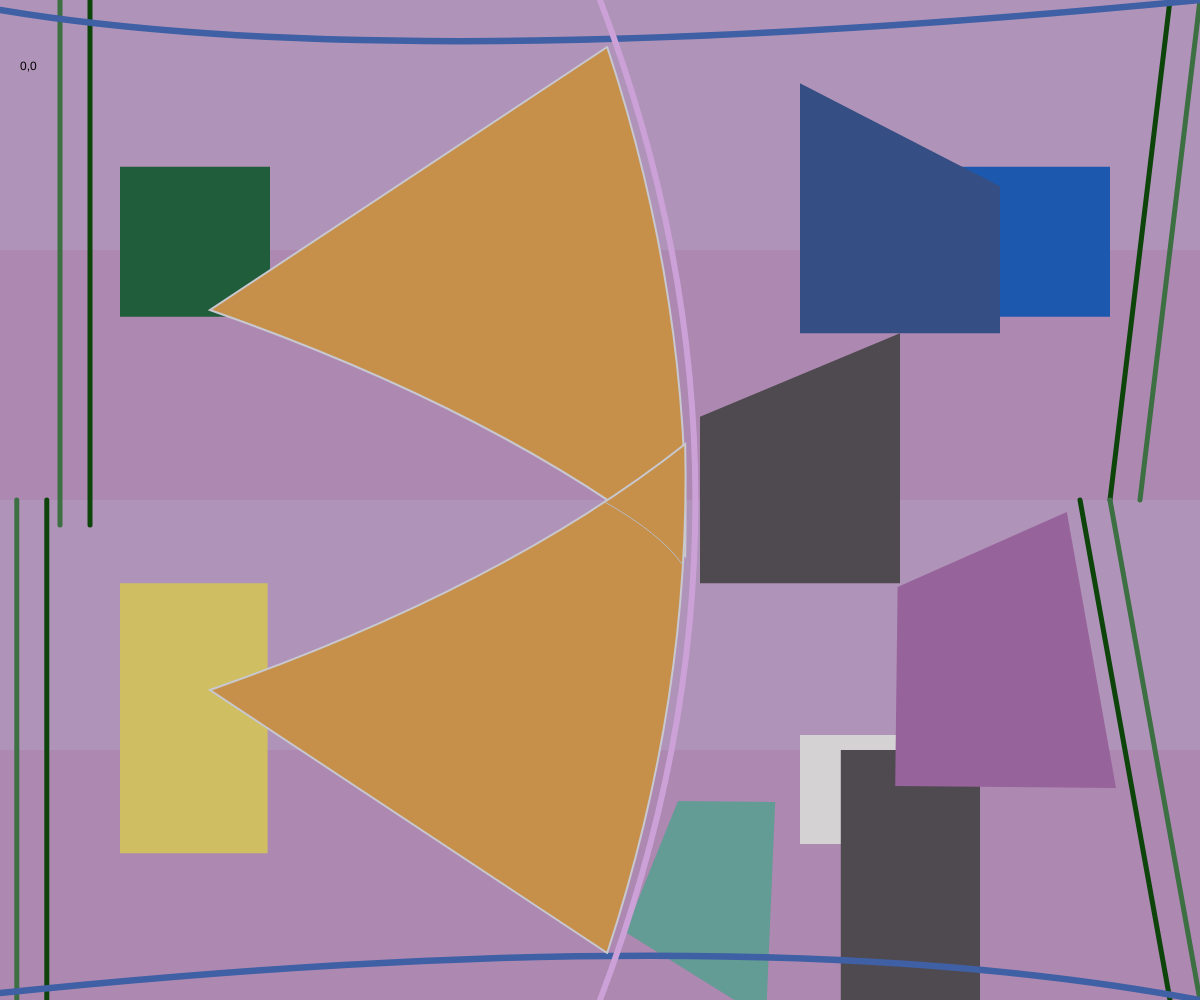
Frame 1 (no input)
Frame 60 (no input): identical to frame 1, image omitted
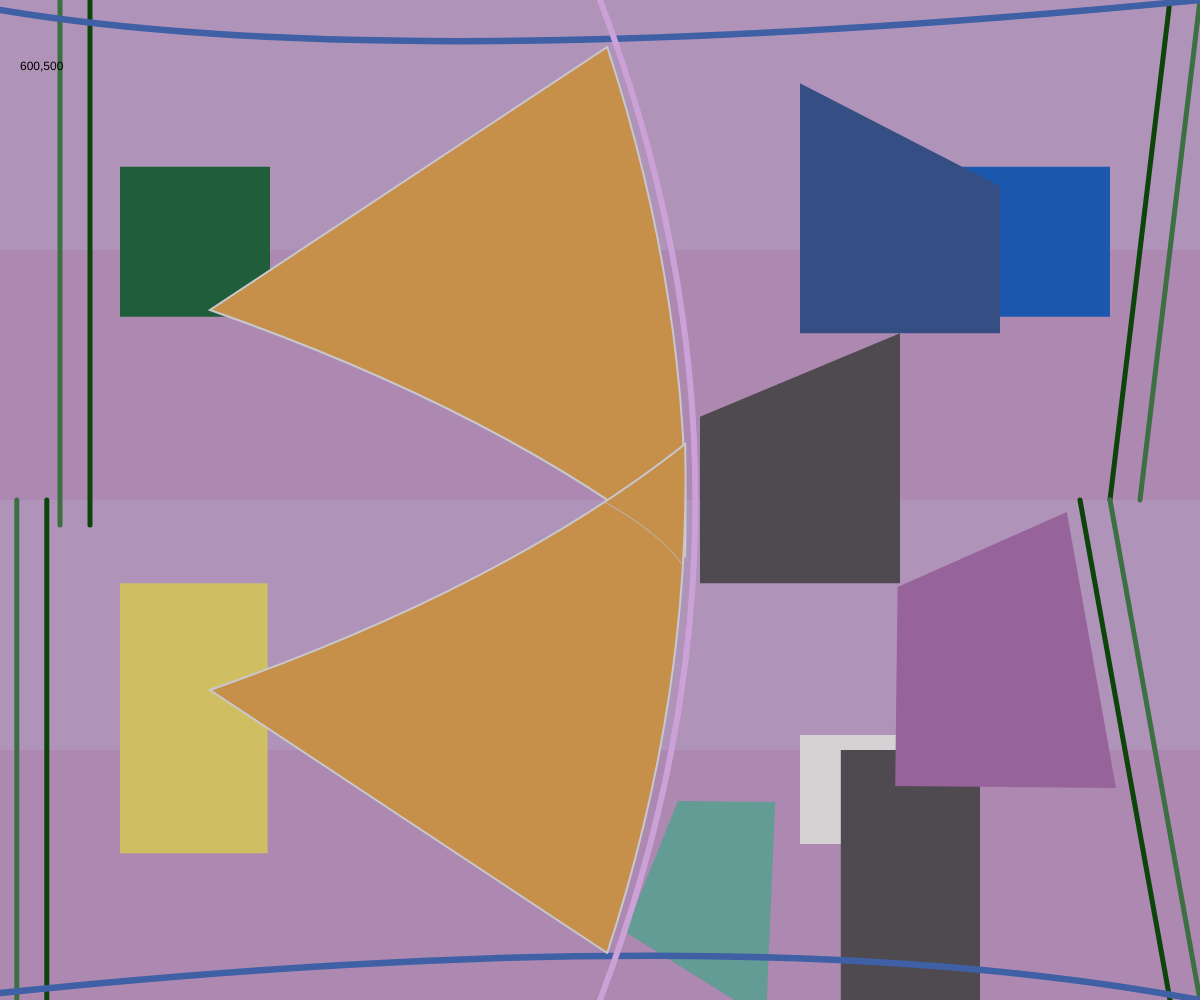
Frame 120 (the mouse pressed at the canvas centre since frame 60)

The p5.js sketch that drew these frames (run headless with seeded random() and noise() and a simulated clock; from frame 60 on, the mouse is pressed at the canvas centre):

// p5.js sketch
// ── sketch.js
function setup() {
  createCanvas(windowWidth, windowHeight);
  
}
function windowResized(){
  resizeCanvas(windowWidth, windowHeight);//Let the canvas change size with the window.

}//I made the shapes layer by layer, starting with the background.
function draw() {
  
  //background 4 rect
  background("rgba(173, 136, 177, 1)");
  
  fill("rgba(176, 147, 184, 1)");
  noStroke();
  rect(0,0,width,height*1/4);

  fill("rgba(176, 147, 184, 1)");
  noStroke();
  rect(0,height*2/4,width,height*3/4);

  fill("rgba(173, 136, 177, 1)");
  noStroke();
  rect(0,height*3/4,width);

  //3 square
  fill("rgba(32, 93, 58, 1)");
  noStroke();
  rect(width*1/10,height*2/12,width*1/8);

  fill("rgba(28, 88, 173, 1)");
  noStroke();
  rect(width*8/10,height*2/12,width*1/8);

  fill("rgba(212, 210, 210, 1)");
  noStroke();
  rect(width*8/12, height*3/4 - height*0.015, width*1/11, width*1/11);
  
  //2 rect
  fill("rgba(207, 191, 98, 1)");
  noStroke();
  rect(width*1/10,height*7/12,width*1/10 + width*0.023, height*3/10 - height*0.030);
  fill("rgba(79, 73, 80, 1)");
  noStroke();
  rect(width*8/12 + width*0.034, height*3/4, width*1/10 + width*0.016, height*3/10);
  
  //two straight parallel lines 
  stroke("rgba(60, 111, 65, 1)");
  strokeWeight(5);
  line(width*1/20,0,width*1/20,height*1/2+height*1/40);
  stroke("rgba(12, 68, 10, 1)");
  strokeWeight(5);
  line(width*1/20+width*1/40,0,width*1/20+width*1/40,height*1/2+height*1/40);
  
  let linex1=width*1/20;
  
  stroke("rgba(12, 68, 10, 1)");
  strokeWeight(5);
  line(linex1 - width*0.011, height, linex1 - width*0.011, height*1/2);  
  stroke("rgba(60, 111, 65, 1)");
  strokeWeight(5);
  
  // two slanted parallel lines
  stroke("rgba(60, 111, 65, 1)");
  strokeWeight(5);
  line(width,0,width*19/20,height*1/2);
  line(linex1 - width*0.011 - width*1/40, height, linex1 - width*0.011 - width*1/40, height*1/2);


  stroke("rgba(12, 68, 10, 1)");
  strokeWeight(5);
  line(width-width*1/40,0,width*19/20-width*1/40,height*1/2);

  stroke("rgba(60, 111, 65, 1)");
  strokeWeight(5);
  line(width,height,width*19/20-width*1/40,height*1/2);
 
  stroke("rgba(12, 68, 10, 1)");
  strokeWeight(5);
  line(width- width*1/40,height,width*19/20-width*2/40,height*1/2);
 
  //4 cut-corner rect
  fill("rgba(53, 78, 131, 1)");
  noStroke();
  beginShape();
  vertex(width*4/6,height*1/12);
  vertex(width*4/6,height*4/12);
  vertex(width*5/6,height*4/12);
  vertex(width*5/6,height*1/12+ height*0.103);
  endShape();

  fill("rgba(78, 74, 80, 1)");
  noStroke();
  beginShape();
  vertex(width*9/12,height*4/12);
  vertex(width*7/12,height*5/12);
  vertex(width*7/12,height*7/12);
  vertex(width*9/12,height*7/12);
  endShape();
  //calculated the position based on the relationship between the shapes
  
  // When I had more shapes, figuring out the positions got harder, so I searched for how to show the mouse coordinates.https://editor.p5js.org/prewiredonline/sketches/mA6XRFf-G
  fill(0)  ;
  text(mouseX + "," + mouseY, 20, 70);
  //Then I converted the values according to the size of the preview canvas. 441×678
  //Then I can make sure their size changes with the canvas, but their relative positions stay the same.

  fill("rgba(151, 99, 155, 1)");
  noStroke()
  beginShape()
  vertex(width*0.889, height*0.512);  // 392,347
  vertex(width*0.748, height*0.587);  // 330,398
  vertex(width*0.746, height*0.786);  // 329,533
  vertex(width*0.930, height*0.788);  
  endShape()

  fill("rgba(99, 155, 149, 1)")
  noStroke()
  beginShape()
  vertex(width*0.646, height*0.802);  // 285,544
  vertex(width*0.565, height*0.801);  // 249,543
  vertex(width*0.521, height*0.932);  // 230,632
  vertex(width*0.612, height*1.0);    // 270,height
  vertex(width*0.639, height*1.0);    // 282,height
  endShape()

  //the upper and lower curves
  stroke("rgba(63, 96, 165, 1)");
  strokeWeight(6.5);
  noFill()
  beginShape();
  vertex(0, height*0.010);                       
  quadraticVertex(width*1/3, height*1/13,width,0);
  endShape();

  stroke("rgba(64, 96, 165, 1)");
  strokeWeight(6.5);
  noFill()
  beginShape();
  vertex(0, height - height*0.007);
  quadraticVertex(width*0.626, height*0.915, width, height);
  endShape();

  // the middle curves
  stroke("rgba(203, 161, 216, 1)");
  strokeWeight(6);
  noFill()
  beginShape();
  vertex(width/2,0);
  quadraticVertex(width/2 + width*0.159,height*1/2,width*1/2,height);
  endShape();

  // two triangle with curves
  stroke("rgba(200, 200, 208, 1)");
  strokeWeight(2);
  fill("rgba(198, 144, 75, 1)")
  beginShape();
  vertex(width*0.506, height*0.047);
  vertex(width*0.175, height*0.310);
  quadraticVertex(width*0.420, height*0.413, width*0.571, height*0.556);
  quadraticVertex(width*0.576, height*0.302, width*0.506, height*0.047);
  endShape();
  
  stroke("rgba(200, 200, 208, 1)");
  strokeWeight(2);
  fill("rgba(198, 144, 75, 1)");
  beginShape();
  vertex(width*0.506, height*0.953);
  vertex(width*0.175, height*0.690);
  quadraticVertex(width*0.420, height*0.587, width*0.571, height*0.444);
  quadraticVertex(width*0.576, height*0.698, width*0.506, height*0.953);
  endShape();

  // detial
  stroke("rgba(186, 186, 190, 1)");
  strokeWeight(1);
  beginShape()
  vertex(width*0.504, height*0.502);
  quadraticVertex(width*0.551, height*0.534, width*0.569, height*0.565);
  endShape() ;


  
 



  
}

//After the last tweaks, I turned the added or subtracted numbers into ratios
//For the colors, I  chose complementary ones.
